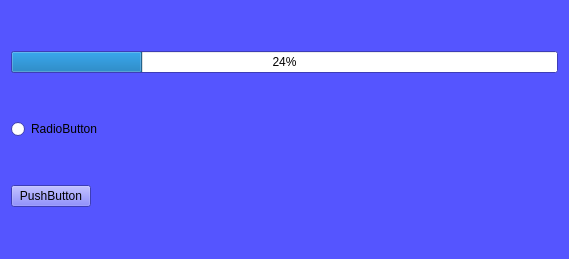
<?xml version="1.0" encoding="UTF-8"?>
<ui version="4.0">
 <class>RegisterCoffeeWidget</class>
 <widget class="QWidget" name="RegisterCoffeeWidget">
  <property name="geometry">
   <rect>
    <x>0</x>
    <y>0</y>
    <width>569</width>
    <height>259</height>
   </rect>
  </property>
  <property name="palette">
   <palette>
    <active>
     <colorrole role="WindowText">
      <brush brushstyle="SolidPattern">
       <color alpha="255">
        <red>0</red>
        <green>0</green>
        <blue>0</blue>
       </color>
      </brush>
     </colorrole>
     <colorrole role="Button">
      <brush brushstyle="SolidPattern">
       <color alpha="255">
        <red>85</red>
        <green>85</green>
        <blue>255</blue>
       </color>
      </brush>
     </colorrole>
     <colorrole role="Light">
      <brush brushstyle="SolidPattern">
       <color alpha="255">
        <red>213</red>
        <green>213</green>
        <blue>255</blue>
       </color>
      </brush>
     </colorrole>
     <colorrole role="Midlight">
      <brush brushstyle="SolidPattern">
       <color alpha="255">
        <red>149</red>
        <green>149</green>
        <blue>255</blue>
       </color>
      </brush>
     </colorrole>
     <colorrole role="Dark">
      <brush brushstyle="SolidPattern">
       <color alpha="255">
        <red>42</red>
        <green>42</green>
        <blue>127</blue>
       </color>
      </brush>
     </colorrole>
     <colorrole role="Mid">
      <brush brushstyle="SolidPattern">
       <color alpha="255">
        <red>56</red>
        <green>56</green>
        <blue>170</blue>
       </color>
      </brush>
     </colorrole>
     <colorrole role="Text">
      <brush brushstyle="SolidPattern">
       <color alpha="255">
        <red>0</red>
        <green>0</green>
        <blue>0</blue>
       </color>
      </brush>
     </colorrole>
     <colorrole role="BrightText">
      <brush brushstyle="SolidPattern">
       <color alpha="255">
        <red>255</red>
        <green>255</green>
        <blue>255</blue>
       </color>
      </brush>
     </colorrole>
     <colorrole role="ButtonText">
      <brush brushstyle="SolidPattern">
       <color alpha="255">
        <red>0</red>
        <green>0</green>
        <blue>0</blue>
       </color>
      </brush>
     </colorrole>
     <colorrole role="Base">
      <brush brushstyle="SolidPattern">
       <color alpha="255">
        <red>255</red>
        <green>255</green>
        <blue>255</blue>
       </color>
      </brush>
     </colorrole>
     <colorrole role="Window">
      <brush brushstyle="SolidPattern">
       <color alpha="255">
        <red>85</red>
        <green>85</green>
        <blue>255</blue>
       </color>
      </brush>
     </colorrole>
     <colorrole role="Shadow">
      <brush brushstyle="SolidPattern">
       <color alpha="255">
        <red>0</red>
        <green>0</green>
        <blue>0</blue>
       </color>
      </brush>
     </colorrole>
     <colorrole role="AlternateBase">
      <brush brushstyle="SolidPattern">
       <color alpha="255">
        <red>170</red>
        <green>170</green>
        <blue>255</blue>
       </color>
      </brush>
     </colorrole>
     <colorrole role="ToolTipBase">
      <brush brushstyle="SolidPattern">
       <color alpha="255">
        <red>255</red>
        <green>255</green>
        <blue>220</blue>
       </color>
      </brush>
     </colorrole>
     <colorrole role="ToolTipText">
      <brush brushstyle="SolidPattern">
       <color alpha="255">
        <red>0</red>
        <green>0</green>
        <blue>0</blue>
       </color>
      </brush>
     </colorrole>
    </active>
    <inactive>
     <colorrole role="WindowText">
      <brush brushstyle="SolidPattern">
       <color alpha="255">
        <red>0</red>
        <green>0</green>
        <blue>0</blue>
       </color>
      </brush>
     </colorrole>
     <colorrole role="Button">
      <brush brushstyle="SolidPattern">
       <color alpha="255">
        <red>85</red>
        <green>85</green>
        <blue>255</blue>
       </color>
      </brush>
     </colorrole>
     <colorrole role="Light">
      <brush brushstyle="SolidPattern">
       <color alpha="255">
        <red>213</red>
        <green>213</green>
        <blue>255</blue>
       </color>
      </brush>
     </colorrole>
     <colorrole role="Midlight">
      <brush brushstyle="SolidPattern">
       <color alpha="255">
        <red>149</red>
        <green>149</green>
        <blue>255</blue>
       </color>
      </brush>
     </colorrole>
     <colorrole role="Dark">
      <brush brushstyle="SolidPattern">
       <color alpha="255">
        <red>42</red>
        <green>42</green>
        <blue>127</blue>
       </color>
      </brush>
     </colorrole>
     <colorrole role="Mid">
      <brush brushstyle="SolidPattern">
       <color alpha="255">
        <red>56</red>
        <green>56</green>
        <blue>170</blue>
       </color>
      </brush>
     </colorrole>
     <colorrole role="Text">
      <brush brushstyle="SolidPattern">
       <color alpha="255">
        <red>0</red>
        <green>0</green>
        <blue>0</blue>
       </color>
      </brush>
     </colorrole>
     <colorrole role="BrightText">
      <brush brushstyle="SolidPattern">
       <color alpha="255">
        <red>255</red>
        <green>255</green>
        <blue>255</blue>
       </color>
      </brush>
     </colorrole>
     <colorrole role="ButtonText">
      <brush brushstyle="SolidPattern">
       <color alpha="255">
        <red>0</red>
        <green>0</green>
        <blue>0</blue>
       </color>
      </brush>
     </colorrole>
     <colorrole role="Base">
      <brush brushstyle="SolidPattern">
       <color alpha="255">
        <red>255</red>
        <green>255</green>
        <blue>255</blue>
       </color>
      </brush>
     </colorrole>
     <colorrole role="Window">
      <brush brushstyle="SolidPattern">
       <color alpha="255">
        <red>85</red>
        <green>85</green>
        <blue>255</blue>
       </color>
      </brush>
     </colorrole>
     <colorrole role="Shadow">
      <brush brushstyle="SolidPattern">
       <color alpha="255">
        <red>0</red>
        <green>0</green>
        <blue>0</blue>
       </color>
      </brush>
     </colorrole>
     <colorrole role="AlternateBase">
      <brush brushstyle="SolidPattern">
       <color alpha="255">
        <red>170</red>
        <green>170</green>
        <blue>255</blue>
       </color>
      </brush>
     </colorrole>
     <colorrole role="ToolTipBase">
      <brush brushstyle="SolidPattern">
       <color alpha="255">
        <red>255</red>
        <green>255</green>
        <blue>220</blue>
       </color>
      </brush>
     </colorrole>
     <colorrole role="ToolTipText">
      <brush brushstyle="SolidPattern">
       <color alpha="255">
        <red>0</red>
        <green>0</green>
        <blue>0</blue>
       </color>
      </brush>
     </colorrole>
    </inactive>
    <disabled>
     <colorrole role="WindowText">
      <brush brushstyle="SolidPattern">
       <color alpha="255">
        <red>42</red>
        <green>42</green>
        <blue>127</blue>
       </color>
      </brush>
     </colorrole>
     <colorrole role="Button">
      <brush brushstyle="SolidPattern">
       <color alpha="255">
        <red>85</red>
        <green>85</green>
        <blue>255</blue>
       </color>
      </brush>
     </colorrole>
     <colorrole role="Light">
      <brush brushstyle="SolidPattern">
       <color alpha="255">
        <red>213</red>
        <green>213</green>
        <blue>255</blue>
       </color>
      </brush>
     </colorrole>
     <colorrole role="Midlight">
      <brush brushstyle="SolidPattern">
       <color alpha="255">
        <red>149</red>
        <green>149</green>
        <blue>255</blue>
       </color>
      </brush>
     </colorrole>
     <colorrole role="Dark">
      <brush brushstyle="SolidPattern">
       <color alpha="255">
        <red>42</red>
        <green>42</green>
        <blue>127</blue>
       </color>
      </brush>
     </colorrole>
     <colorrole role="Mid">
      <brush brushstyle="SolidPattern">
       <color alpha="255">
        <red>56</red>
        <green>56</green>
        <blue>170</blue>
       </color>
      </brush>
     </colorrole>
     <colorrole role="Text">
      <brush brushstyle="SolidPattern">
       <color alpha="255">
        <red>42</red>
        <green>42</green>
        <blue>127</blue>
       </color>
      </brush>
     </colorrole>
     <colorrole role="BrightText">
      <brush brushstyle="SolidPattern">
       <color alpha="255">
        <red>255</red>
        <green>255</green>
        <blue>255</blue>
       </color>
      </brush>
     </colorrole>
     <colorrole role="ButtonText">
      <brush brushstyle="SolidPattern">
       <color alpha="255">
        <red>42</red>
        <green>42</green>
        <blue>127</blue>
       </color>
      </brush>
     </colorrole>
     <colorrole role="Base">
      <brush brushstyle="SolidPattern">
       <color alpha="255">
        <red>85</red>
        <green>85</green>
        <blue>255</blue>
       </color>
      </brush>
     </colorrole>
     <colorrole role="Window">
      <brush brushstyle="SolidPattern">
       <color alpha="255">
        <red>85</red>
        <green>85</green>
        <blue>255</blue>
       </color>
      </brush>
     </colorrole>
     <colorrole role="Shadow">
      <brush brushstyle="SolidPattern">
       <color alpha="255">
        <red>0</red>
        <green>0</green>
        <blue>0</blue>
       </color>
      </brush>
     </colorrole>
     <colorrole role="AlternateBase">
      <brush brushstyle="SolidPattern">
       <color alpha="255">
        <red>85</red>
        <green>85</green>
        <blue>255</blue>
       </color>
      </brush>
     </colorrole>
     <colorrole role="ToolTipBase">
      <brush brushstyle="SolidPattern">
       <color alpha="255">
        <red>255</red>
        <green>255</green>
        <blue>220</blue>
       </color>
      </brush>
     </colorrole>
     <colorrole role="ToolTipText">
      <brush brushstyle="SolidPattern">
       <color alpha="255">
        <red>0</red>
        <green>0</green>
        <blue>0</blue>
       </color>
      </brush>
     </colorrole>
    </disabled>
   </palette>
  </property>
  <property name="windowTitle">
   <string>RegisterCoffeeWidget</string>
  </property>
  <layout class="QVBoxLayout" name="verticalLayout">
   <item>
    <widget class="QProgressBar" name="progressBar">
     <property name="value">
      <number>24</number>
     </property>
    </widget>
   </item>
   <item>
    <layout class="QVBoxLayout" name="vlCoffeeParam">
     <item>
      <widget class="QRadioButton" name="radioButton">
       <property name="text">
        <string>RadioButton</string>
       </property>
      </widget>
     </item>
    </layout>
   </item>
   <item>
    <widget class="QPushButton" name="pbNext">
     <property name="sizePolicy">
      <sizepolicy hsizetype="Maximum" vsizetype="Maximum">
       <horstretch>0</horstretch>
       <verstretch>0</verstretch>
      </sizepolicy>
     </property>
     <property name="text">
      <string>PushButton</string>
     </property>
    </widget>
   </item>
  </layout>
 </widget>
 <layoutdefault spacing="6" margin="11"/>
 <resources/>
 <connections/>
</ui>
